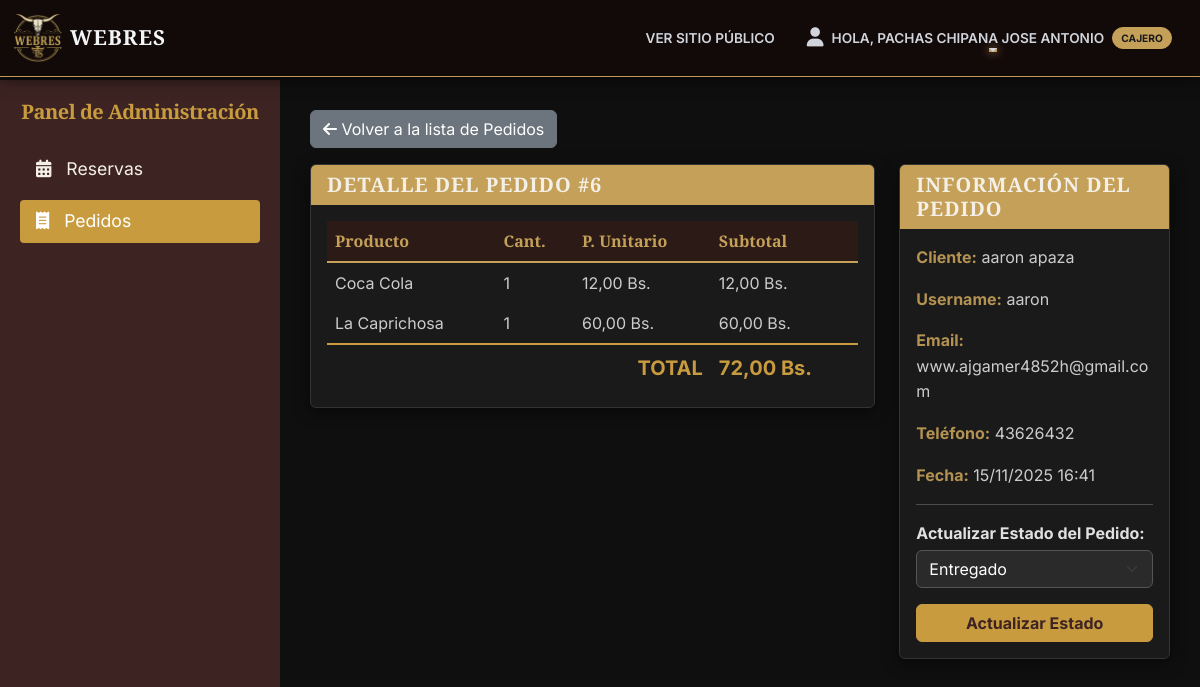
/panel/pedidos/detalle/6/ (signed in), run on the app's committed database.
### pedidos/models.py (models this page shows, shortened)
class Pedido(models.Model):
    ESTADO_PEDIDO_CHOICES = (
        ('PENDIENTE', 'Pendiente'),
        ('EN_PREPARACION', 'En Preparación'),
        ('LISTO', 'Listo para Servir'),
        ('ENTREGADO', 'Entregado'),
        ('CANCELADO', 'Cancelado'),
    )
    usuario = models.ForeignKey(settings.AUTH_USER_MODEL, on_delete=models.SET_NULL, null=True, blank=True, related_name="pedidos")
    cliente = models.ForeignKey(Cliente, on_delete=models.SET_NULL, null=True, blank=True)
    mesa = models.ForeignKey(Mesa, on_delete=models.SET_NULL, null=True, blank=True)
    fecha_pedido = models.DateTimeField(auto_now_add=True)
    estado_pedido = models.CharField(max_length=20, choices=ESTADO_PEDIDO_CHOICES, default='PENDIENTE')
    total = models.DecimalField(max_digits=10, decimal_places=2, default=0.00)

class DetallePedido(models.Model):
    pedido = models.ForeignKey(Pedido, related_name='detalles', on_delete=models.CASCADE)
    producto = models.ForeignKey(Producto, on_delete=models.PROTECT)
    cantidad = models.PositiveIntegerField(default=1)
    precio_unitario = models.DecimalField(max_digits=10, decimal_places=2) # Se guarda el precio al momento de la compra
    subtotal = models.DecimalField(max_digits=10, decimal_places=2)

### productos/models.py (models this page shows, shortened)
class Producto(models.Model):
    CATEGORIA_CHOICES = (
        ('CARNE', 'Cortes de Carne'),
        ('HAMBURGUESA', 'Hamburguesas'),
        ('GUARNICION', 'Guarniciones'),
        ('BEBIDA', 'Bebidas'),
        ('POSTRE', 'Postres'),
    )
    nombre_producto = models.CharField(max_length=100)
    descripcion = models.TextField(blank=True, null=True)
    precio = models.DecimalField(max_digits=10, decimal_places=2)
    categoria = models.CharField(max_length=20, choices=CATEGORIA_CHOICES)
    disponible = models.BooleanField(default=True)
    imagen = models.ImageField(upload_to='productos/', blank=True, null=True)

### clientes/models.py (models this page shows, shortened)
class Cliente(models.Model):
    usuario = models.OneToOneField(User, on_delete=models.CASCADE, related_name="cliente")
    nombre = models.CharField(max_length=100)
    apellido = models.CharField(max_length=100)
    email = models.EmailField(unique=True)
    telefono = models.CharField(max_length=20, blank=True, null=True)
    fecha_registro = models.DateTimeField(auto_now_add=True)
    foto_perfil = models.ImageField(upload_to='perfiles/', null=True, blank=True)

### dashboard/views.py (the view, shortened to what this page needs)
# urls.py: path('pedidos/detalle/<int:pk>/', views.pedido_detail, name='pedido_detail'),
@staff_requerido
def pedido_detail(request, pk):
    pedido = get_object_or_404(Pedido, pk=pk)
    return render(request, 'dashboard/pedido_detail.html', {'pedido': pedido})

### dashboard/views.py (called while the page is built)
def staff_requerido(function):
    return user_passes_test(
        lambda u: u.is_authenticated and u.is_staff,
        login_url='login',
        redirect_field_name=None
    )(function)

### templates/dashboard/pedido_detail.html (shortened to what this page needs)
{% extends 'dashboard/base_dashboard.html' %}
{% block content %}
<a href="{% url 'dashboard_pedidos' %}" class="btn btn-secondary mb-3">
    <i class="fa fa-arrow-left"></i> Volver a la lista de Pedidos
</a>
<div class="row">
    <div class="col-lg-8">
        <div class="card shadow-sm card-dark">
            <div class="card-header card-header-gold">
                <h5 class="mb-0">Detalle del Pedido #{{ pedido.id }}</h5>
            </div>
            <div class="card-body">
                <div class="table-responsive">
                    <table class="table table-dark table-borderless">
                        <thead>
                            <tr>
                                <th scope="col">Producto</th>
                                <th scope="col">Cant.</th>
                                <th scope="col">P. Unitario</th>
                                <th scope="col">Subtotal</th>
                            </tr>
                        </thead>
                        <tbody>
                            {% for item in pedido.detalles.all %}
                            <tr>
                                <td>{{ item.producto.nombre_producto }}</td>
                                <td>{{ item.cantidad }}</td>
                                <td>{{ item.precio_unitario|floatformat:2 }} Bs.</td>
                                <td>{{ item.subtotal|floatformat:2 }} Bs.</td>
                            </tr>
                            {% endfor %}
                        </tbody>
                        <tfoot>
                            <tr style="border-top: 2px solid #c89b3f;">
                                <td colspan="3" class="text-end fs-5 fw-bold" style="color: #c89b3f;">TOTAL</td>
                                <td class="fs-5 fw-bold" style="color: #c89b3f;">{{ pedido.total|floatformat:2 }} Bs.</td>
                            </tr>
                        </tfoot>
                    </table>
                </div>
            </div>
        </div>
    </div>
    <div class="col-lg-4">
        <div class="card shadow-sm card-dark">
            <div class="card-header card-header-gold">
                <h5 class="mb-0">Información del Pedido</h5>
            </div>
            <div class="card-body">
                {% if pedido.cliente %}
                    <p><strong>Cliente:</strong> {{ pedido.cliente.nombre }} {{ pedido.cliente.apellido }}</p>
                    <p><strong>Username:</strong> {{ pedido.usuario.username }}</p>
                    <p><strong>Email:</strong> {{ pedido.cliente.email }}</p>
                    <p><strong>Teléfono:</strong> {{ pedido.cliente.telefono }}</p>
                {% else %}
                    <p><strong>Cliente:</strong> {{ pedido.usuario.username }} (Admin)</p>
                    <p><strong>Email:</strong> {{ pedido.usuario.email }}</p>
                {% endif %}
                <p><strong>Fecha:</strong> {{ pedido.fecha_pedido|date:"d/m/Y H:i" }}</p>
                <hr>
                <form method="POST">
                    <label for="estado_pedido" class="form-label fw-bold">Actualizar Estado del Pedido:</label>
                    <select name="estado_pedido" class="form-select">
                        {% for value, name in pedido.ESTADO_PEDIDO_CHOICES %}
                            <option value="{{ value }}" {% if pedido.estado_pedido == value %}selected{% endif %}>
                                {{ name }}
                            </option>
                        {% endfor %}
                    </select>
                    <button type="submit" class="btn btn-primary w-100 mt-3" style="background-color: #c89b3f; border-color: #c89b3f; color: #3d2422; font-weight: bold;">
                        Actualizar Estado
                    </button>
                </form>
            </div>
        </div>
    </div>
</div>
{% endblock %}

### templates/dashboard/base_dashboard.html (shortened to what this page needs)
{% load static %}
<!DOCTYPE html>
<html lang="es">
<head>
    <link href="https://cdn.jsdelivr.net/npm/bootstrap@5.3.3/dist/css/bootstrap.min.css" rel="stylesheet">
    <link rel="stylesheet" href="https://cdnjs.cloudflare.com/ajax/libs/font-awesome/6.5.2/css/all.min.css" />
    <link rel="stylesheet" href="{% static 'core/css/main.css' %}" />
</head>
<body class="site-container">
    <header id="main-header" class="fixed-top" style="z-index: 1030;">
        <nav class="navbar navbar-expand-lg">
            <div class="container-fluid">
                <a class="navbar-brand d-flex align-items-center" href="{% url 'home' %}">
                    <img src="{% static 'core/img/webres.png' %}" alt="Logo" width="50" height="50"
                        class="d-inline-block align-text-top">
                    <span class="navbar-brand-text ms-2">WEBRES</span>
                </a>
                <div class="collapse navbar-collapse" id="mainNavbar">
                    <ul class="navbar-nav ms-auto mb-2 mb-lg-0 align-items-center">
                        <li class="nav-item">
                            <a class="nav-link" href="{% url 'home' %}">Ver Sitio Público</a>
                        </li>
                        {% if user.is_authenticated %}
                        <li class="nav-item dropdown">
                            <a class="nav-link dropdown-toggle d-flex align-items-center" href="#" role="button"
                                data-bs-toggle="dropdown" aria-expanded="false">
                                {% if user.cliente.foto_perfil %}
                                <img src="{{ user.cliente.foto_perfil.url }}" alt="Foto de perfil"
                                    class="profile-pic-nav">
                                {% else %}
                                <i class="fa fa-user me-2" style="font-size: 1.2rem;"></i>
                                {% endif %}
                                Hola, {{ user.username }}
                                {% with user.groups.first as group %}
                                {% if user.is_superuser %}
                                <span
                                    class="badge-rol badge bg-danger-emphasis text-danger-emphasis border border-danger-subtle rounded-pill ms-2">Admin</span>
                                {% elif group.name == 'Cajero' %}
                                <span
                                    class="badge-rol badge bg-info-emphasis text-info-emphasis border border-info-subtle rounded-pill ms-2">Cajero</span>
                                {% elif group.name == 'Mesero' %}
                                <span
                                    class="badge-rol badge bg-warning-emphasis text-warning-emphasis border border-warning-subtle rounded-pill ms-2">Mesero</span>
                                {% elif user.is_staff %}
                                <span
                                    class="badge-rol badge bg-secondary-emphasis text-secondary-emphasis border border-secondary-subtle rounded-pill ms-2">Staff</span>
                                {% endif %}
                                {% endwith %}
                            </a>
                        </li>
                        {% endif %}
                    </ul>
                </div>
            </div>
        </nav>
    </header>
    <div class="d-flex">
        <div class="sidebar d-flex flex-column">
            <h3 class="fs-5 text-center mb-4" style="font-family: 'Playfair Display', serif; color: #c89b3f;">
                Panel de Administración
            </h3>
            <ul class="nav flex-column mb-auto">
                {% if user.is_staff %}
                <li class="nav-item">
                    <a class="nav-link {% if 'reserva' in request.resolver_match.url_name %}active{% endif %}"
                        href="{% url 'dashboard_reservas' %}">
                        <i class="fa fa-calendar-alt"></i> Reservas
                    </a>
                </li>
                <li class="nav-item">
                    <a class="nav-link {% if 'pedido' in request.resolver_match.url_name %}active{% endif %}"
                        href="{% url 'dashboard_pedidos' %}">
                        <i class="fa fa-receipt"></i> Pedidos
                    </a>
                </li>
                {% endif %}
            </ul>
        </div>
        <main class="content">
            {% block content %}{% endblock %}
        </main>
    </div>
</body>
</html>

### core/static/core/css/main.css (style rules this page uses)
body { background-color: #121212; font-family: 'Inter', sans-serif; color: #f3f4f6; min-height: 100vh; position: relative; overflow-x: hidden; }
.font-serif-display, .section-title, .navbar-brand-text, .title-gold, h1, h2, h3, h4, h5 { font-family: 'Playfair Display', serif; font-weight: 700; }
#main-header .navbar { background-color: rgba(20, 10, 10, 0.95); backdrop-filter: blur(8px); border-bottom: 1px solid #c09a5b; box-shadow: 0 4px 12px rgba(0,0,0,0.5); z-index: 1030; }
#main-header .navbar-brand-text { font-size: 1.3rem; color: #f3f4f6; letter-spacing: 1px; }
#main-header .nav-link { color: #d1d5db; font-weight: 600; text-transform: uppercase; font-size: 0.85rem; padding: 0.5rem 1rem; transition: color 0.3s ease; }
html, body { overflow-x: hidden; width: 100%; }
h1, h2, h3, .navbar-brand-text { letter-spacing: -0.5px; }
p { line-height: 1.6; opacity: 0.9; }
#main-header .nav-link { position: relative; }
#main-header .nav-link::after { content: ''; position: absolute; width: 0; height: 2px; bottom: 5px; left: 50%; background-color: #c09a5b; transition: all 0.3s ease; box-shadow: 0 0 10px #c09a5b; transform: translateX(-50%); }

### templates/dashboard/base_dashboard.html (style rules this page uses)
:root { --header-height: 80px; }
body { padding-top: var(--header-height); background-color: #0f0f0f; }
label, .form-label { color: #e0e0e0 !important; font-weight: 600; margin-bottom: 5px; }
.form-control, .form-select { background-color: #2a2a2a !important; color: #fff !important; border: 1px solid #555 !important; }
.card-body, .card-body p { color: #e0e0e0 !important; }
.card-body strong, .card-body b, .card-body h4, .card-body h5, .card-body h6 { color: #c5a059 !important; }
.sidebar { position: fixed; top: var(--header-height); left: 0; width: 280px; height: calc(100vh - var(--header-height)); background-color: #3d2422; color: #f4f0e8; padding: 20px; overflow-y: auto; z-index: 1020; }
.sidebar .nav-link { color: #f4f0e8; font-size: 1.1rem; margin-bottom: 10px; padding: .5rem 1rem; border-radius: .25rem; }
.sidebar .nav-link:hover, .sidebar .nav-link.active { color: #ffffff; background-color: #c89b3f; }
.sidebar .nav-link .fa { margin-right: 10px; }
.content { margin-left: 280px; padding: 30px; width: calc(100% - 280px); background-color: #0f0f0f; min-height: calc(100vh - var(--header-height)); }
.card-header-gold { background-color: #c89b3f; color: #3d2422; font-family: 'Playfair Display', serif; }
.badge-rol { background-color: #c5a059 !important; color: #1a1a1a !important; border: 1px solid #c5a059 !important; font-weight: bold; padding: 0.5em 0.8em; }
.card { background-color: #1a1a1a !important; border: 1px solid #333 !important; box-shadow: 0 4px 15px rgba(0, 0, 0, 0.5) !important; }
.card-header { background-color: #c5a059 !important; color: #1a1a1a !important; font-weight: 800; text-transform: uppercase; letter-spacing: 1px; border-bottom: none; font-family: 'Playfair Display', serif; }
.table { --bs-table-bg: transparent; --bs-table-color: #e0e0e0; --bs-table-border-color: #444; margin-bottom: 0; }
.table thead th { background-color: #2c1a16 !important; color: #c5a059 !important; border-bottom: 2px solid #c5a059; font-family: 'Playfair Display', serif; }
.table tbody td { background-color: #1a1a1a !important; color: #ccc !important; vertical-align: middle; }
h1, h2, h3, h4, h5, h6 { color: #f4f0e8; }
html { scroll-behavior: smooth; }
section, .row { scroll-margin-top: 100px; }

### data on the page
Pedido: id "6", total "72,00", cliente.nombre "aaron", cliente.apellido "apaza", usuario.username "aaron", cliente.email "www.ajgamer4852h@gmail.com", cliente.telefono "43626432", fecha_pedido "15/11/2025 16:41", estado_pedido "Entregado"
DetallePedido: producto.nombre_producto "Coca Cola", cantidad "1", precio_unitario "12,00", subtotal "12,00"
DetallePedido: producto.nombre_producto "La Caprichosa", cantidad "1", precio_unitario "60,00", subtotal "60,00"

### other printed values
{{ user.username }} "PACHAS CHIPANA JOSE ANTONIO"
